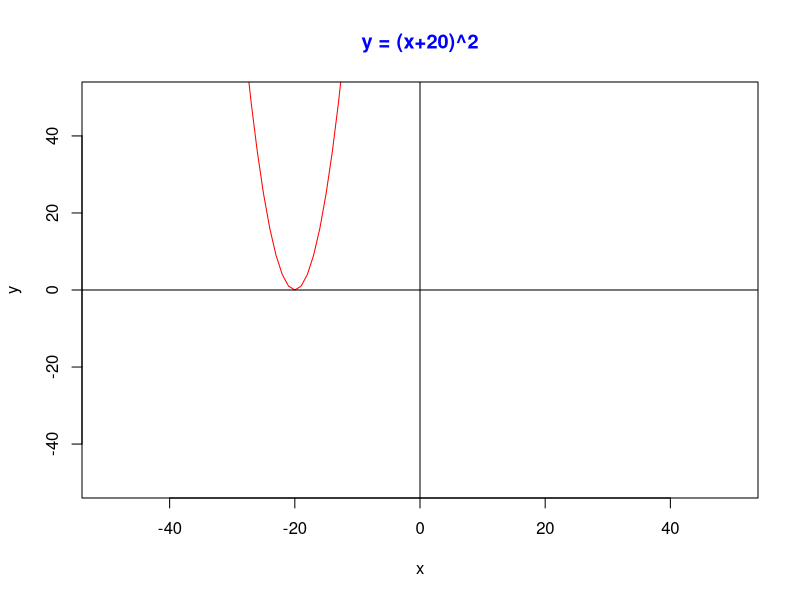

This chart was generated by the following R code:
x = -50:50
y = (x+20)^2
plot(x,y, type="l", col="red", xlim=c(-50,50), ylim=c(-50, 50))
abline(h=0, v=0)
title(main="y = (x+20)^2", col.main="blue", font.main=2)

